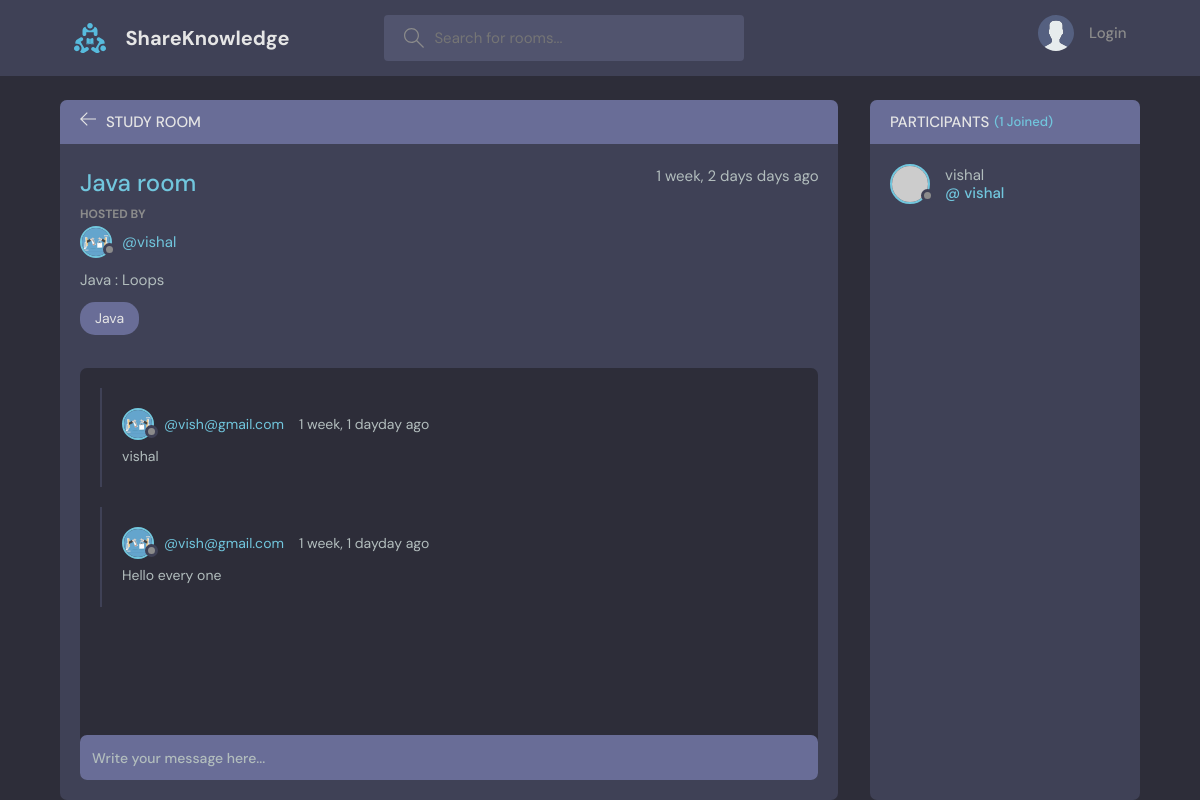
/room/2/, run on an earlier commit of the app's database.
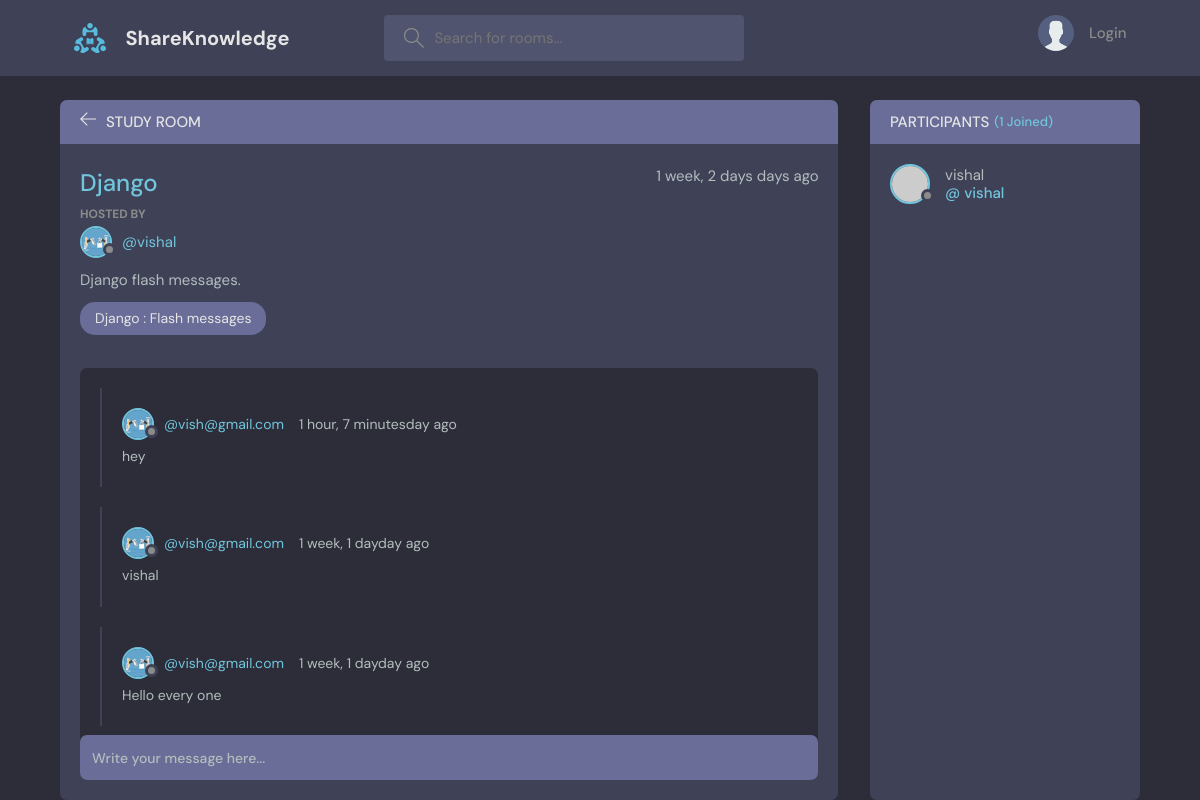
And on a later commit of the database.
### base/models.py (models this page shows, shortened)
class Room(models.Model):
    host = models.ForeignKey(User, on_delete=models.SET_NULL, null=True)
    topic = models.ForeignKey(Topic, on_delete=models.SET_NULL, null=True)
    name = models.CharField(max_length=100)
    description = models.TextField(null=True, blank=True)  # blank means we can update or add anytime
    participants = models.ManyToManyField(User, related_name='participants', blank=True)
    created = models.DateTimeField(auto_now_add=True)
    updated = models.DateTimeField(auto_now=True)
    class Meta:
        ordering = ['-updated', '-created']

class Topic(models.Model):
    name = models.CharField(max_length=200)
    def __str__(self):
        return self.name

class Messages(models.Model):
    user = models.ForeignKey(User, on_delete=models.CASCADE)
    room = models.ForeignKey(Room, on_delete=models.CASCADE)
    body = models.TextField()
    created = models.DateTimeField(auto_now_add=True)
    updated = models.DateTimeField(auto_now=True)
    class Meta:
        ordering = ['-updated', '-created']
    def __str__(self):
        return self.body[0:50]    # showing only 50 letter of message

class User(AbstractUser):
    name = models.CharField(max_length=200, null=True)
    email = models.EmailField(unique=True, null=True)
    bio = models.TextField(null=True)
    avatar = models.ImageField(null=True, default="avatar.svg")
    USERNAME_FIELD = 'email'
    REQUIRED_FIELDS = []

### base/views.py (the view, shortened to what this page needs)
# urls.py: path('room/<int:pk>/', room, name='room'),
def room(request, pk):
    room = Room.objects.get(pk=pk)
    room_messages = room.messages_set.all().order_by('-created')
    participants = room.participants.all()
    context = {
        'room':room,
        'room_messages':room_messages, 'participants':participants
        }
    return render(request, 'base/room.html', context)

### base/templates/base/room.html (shortened to what this page needs)
{% extends 'main.html' %}
{% block content %}
    <main class="profile-page layout layout--2">
      <div class="container">
        <div class="room">
          <div class="room__top">
            <div class="room__topLeft">
              <a href="{% url 'home' %}">
                <svg version="1.1" xmlns="http://www.w3.org/2000/svg" width="32" height="32" viewBox="0 0 32 32">
                  <title>arrow-left</title>
                  <path
                    d="M13.723 2.286l-13.723 13.714 13.719 13.714 1.616-1.611-10.96-10.96h27.625v-2.286h-27.625l10.965-10.965-1.616-1.607z"
                  ></path>
                </svg>
              </a>
              <h3>Study Room</h3>
            </div>
          </div>
          <div class="room__box scroll">
            <div class="room__header scroll">
              <div class="room__info">
                <h3>{{ room.name }}</h3>
                <span>{{ room.created|timesince }} days ago</span>
              </div>
              <div class="room__hosted">
                <p>Hosted By</p>
                <a href="{% url 'user-profile' room.host.id %}" class="room__author">
                  <div class="avatar avatar--small">
                    <img src="{{ room.host.avatar.url }}" />
                  </div>
                  <span>@{{ room.host.username }}</span>
                </a>
              </div>
              <div class="room__details">
                {{ room.description }}
              </div>
              <span class="room__topics">{{ room.topic }}</span>
            </div>
            <div class="room__conversation">
              <div class="threads scroll">
                {% for message in room_messages %}
                  <div class="thread">
                    <div class="thread__top">
                      <div class="thread__author">
                        <a href="{% url 'user-profile' message.user.id %}" class="thread__authorInfo">
                          <div class="avatar avatar--small">
                            <img src="{{ message.user.avatar.url }}" />
                          </div>
                          <span>@{{ message.user }}</span>
                        </a>
                        <span class="thread__date">{{ message.created|timesince }}day ago</span>
                      </div>
                    </div>
                    <div class="thread__details">
                      {{ message }}
                    </div>
                  </div>
                {% endfor %}
              </div>
            </div>
          </div>
          <div class="room__message">
            <form action="" method="POST">
              <input type="text" name="body" placeholder="Write your message here...">
          </form>
          </div>
        </div>
        <div class="participants">
          <h3 class="participants__top">Participants <span>({{participants.count}} Joined)</span></h3>
          <div class="participants__list scroll">
            {% for user in participants %}
              <a href="{% url 'user-profile' user.id %}" class="participant">
                <div class="avatar avatar--medium">
                  <img src="https://randomuser.me/api/portraits/men/37.jpg" />
                </div>
                <p>
                  {{ user.username }}
                  <span>@ {{ user.username }}</span>
                </p>
              </a>
            {% endfor %}
          </div>
        </div>
      </div>
    </main>
{% endblock %}

What changed in the data, as far as the page shows it:
changed Room "vishal": name "Java room" → "Django"; description "Java : Loops" → "Django flash messages."; topic "Java" → "Django : Flash messages"
added Messages: user.avatar (picture), user "vish@gmail.com", created "1 hour, 7 minutes", body "hey"
